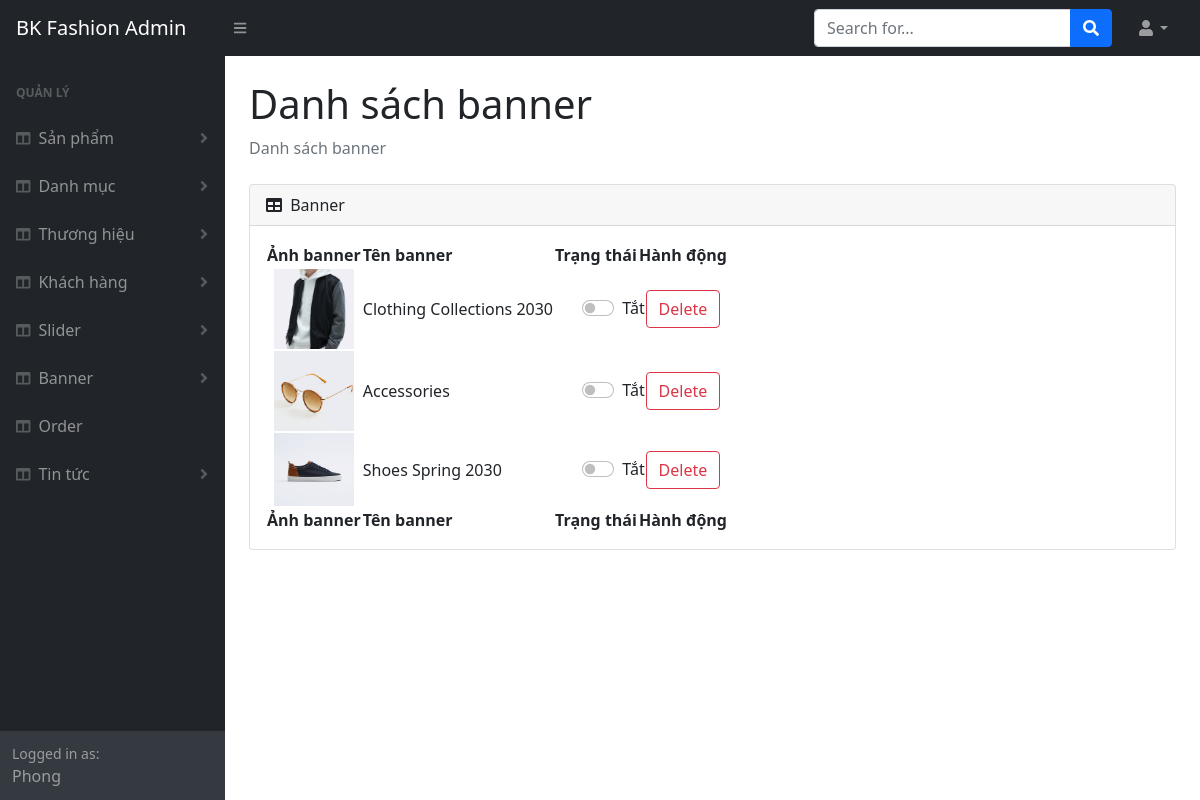
Page /admin/banner-list.php (signed in) on the earlier database version.
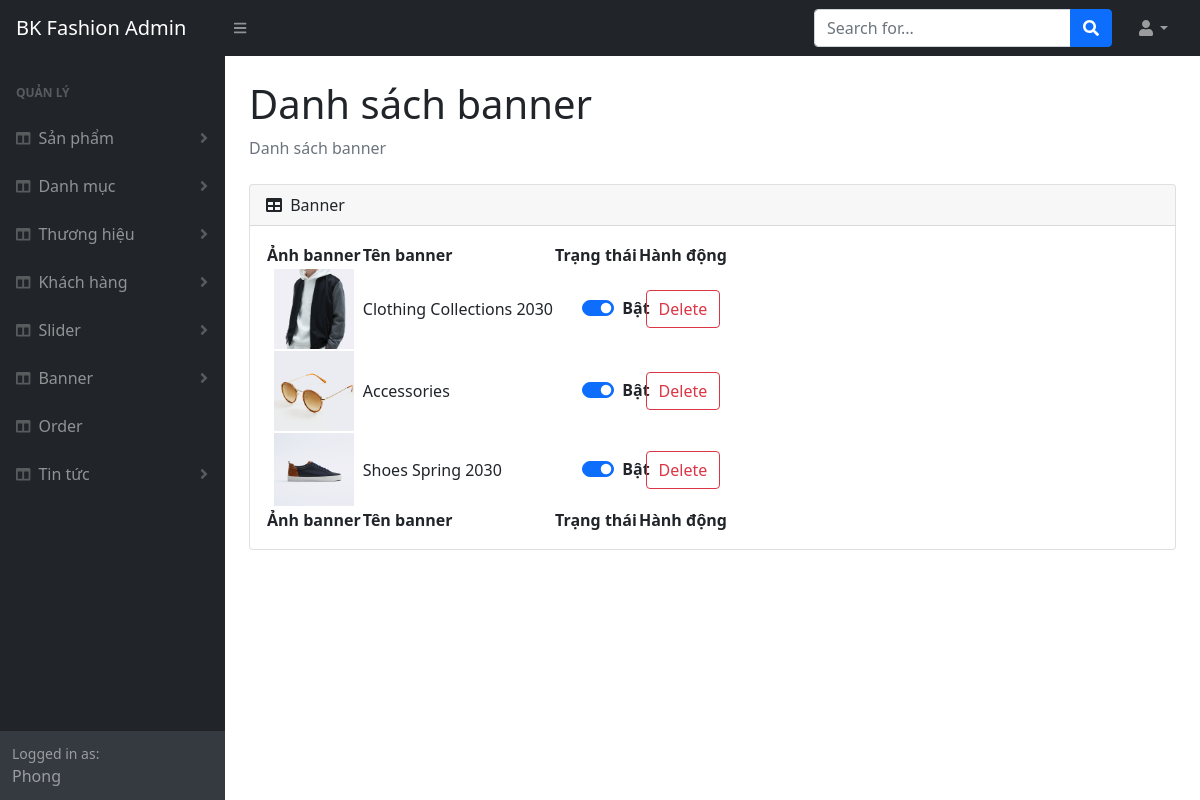
Same page on the later database version.
### tables this page shows
CREATE TABLE `tbl_banner` (
  `bannerId` int(11) NOT NULL,
  `bannerName` varchar(255) NOT NULL,
  `bannerImage` varchar(255) NOT NULL,
  `status` int(11) NOT NULL
);

### lib/session.php (called while the page is built, shortened)
<?php
class Session{
 public static function get($key){
    if (isset($_SESSION[$key])) {
     return $_SESSION[$key];
    } else {
     return false;
    }
 }
}
?>

### lib/database.php (called while the page is built, shortened)
<?php
Class Database{
   public $host   = DB_HOST;
   public $user   = DB_USER;
   public $pass   = DB_PASS;
   public $dbname = DB_NAME;
   public $link;
private function connectDB(){
   $this->link = new mysqli($this->host, $this->user, $this->pass,
    $this->dbname);
   mysqli_set_charset($this->link,"utf8");
 }
public function select($query){
  $result = $this->link->query($query) or
   die($this->link->error.__LINE__);
  if($result->num_rows > 0){
    return $result;
  } else {
    return false;
  }
 }
}

### classes/banner.php (called while the page is built, shortened)
<?php
	$filepath = realpath(dirname(__FILE__));
	include_once ($filepath.'/../lib/database.php');
class Banner
{
    private $db;
	public function __construct()
	{
		$this->db = new Database();
	}
    public function show_banners()
    {
        $query = "SELECT * FROM `tbl_banner` ORDER BY bannerId DESC;";
        return $this->db->select($query);
    }
}

### admin/banner-list.php (the view, shortened to what this page needs)
<?php include 'inc_admin/header.php' ?>
<?php include 'inc_admin/sidebar.php' ?>
<?php include '../classes/banner.php';
    $banner = new Banner();
	$list_banner = $banner->show_banners();
?>
<div id="layoutSidenav_content">
    <main>
        <div class="container-fluid px-4">
            <h1 class="mt-4">Danh sách banner</h1>
            <ol class="breadcrumb mb-4">
                <li class="breadcrumb-item active">Danh sách banner</li>
            </ol>
            <div class="card mb-4">
                <div class="card-header">
                    <i class="fas fa-table me-1"></i>
                    Banner
                </div>
                <div class="card-body">
                    <table id="datatablesSimple">
                        <thead>
                            <tr>
                                <th>Ảnh banner</th>
                                <th>Tên banner</th>
                                <th>Trạng thái</th>
                                <th>Hành động</th>
                            </tr>
                        </thead>
                        <tfoot>
                            <tr>
                                <th>Ảnh banner</th>
                                <th>Tên banner</th>
                                <th>Trạng thái</th>
                                <th>Hành động</th>
                            </tr>
                        </tfoot>
                        <tbody>
                            <?php
                                if ($list_banner != false)
                                {
                                    while($row = $list_banner->fetch_assoc())
                                    {
                                        echo '
                                        <tr>
                                            <td class="text-center"><img src="../img/banner/'.$row["bannerImage"].'" alt="'.$row["bannerImage"].'" width = 80px"></td>
                                            <td>'.$row["bannerName"].'</td>
                                            <td>
                                                <div class="form-check form-switch offset-sm-4">';
                                                if ($row["status"]){
                                                    echo '<input class="form-check-input" type="checkbox" role="switch" id="mode'.$row["bannerId"].'" name="status" checked onchange="switchChange('.$row["bannerId"].', this.checked)">
                                                    <label class="form-check-label fw-bold" for="mode'.$row["bannerId"].'" id="labelswitch'.$row["bannerId"].'">Bật</label>';
                                                }
                                                else echo '<input class="form-check-input" type="checkbox" role="switch" id="mode'.$row["bannerId"].'" name="status" onchange="switchChange('.$row["bannerId"].', this.checked)">
                                                    <label class="form-check-label" for="mode'.$row["bannerId"].'" id="labelswitch'.$row["bannerId"].'">Tắt</label>';
                                        echo '
                                                </div>
                                            </td>
                                            <td class="text-center">
                                                <button class="btn btn-outline-danger my-1" onclick="openDeleteConfirm(()=>{location.assign(\'?deleteId='.$row["bannerId"].'\')});">Delete</button>
                                            </td>
                                        </tr>';
                                    }
                                }
                            ?>
                        </tbody>
                    </table>
                </div>
            </div>
        </div>
    </main>
</div>
<?php include 'inc_admin/footer.php' ?>

### admin/inc_admin/header.php (shortened to what this page needs)
<?php
    include '../lib/session.php';
?>
<!DOCTYPE html>
<html lang="en">
    <head>
        <link href="https://cdn.jsdelivr.net/npm/simple-datatables@latest/dist/style.css" rel="stylesheet" />
        <link href="css/styles.css" rel="stylesheet" />
        <link rel="stylesheet" href="css/popup.css">
    </head>
    <body class="sb-nav-fixed">
        <nav class="sb-topnav navbar navbar-expand navbar-dark bg-dark">
            <a class="navbar-brand ps-3" href="index.php">BK Fashion Admin</a>
            <button class="btn btn-link btn-sm order-1 order-lg-0 me-4 me-lg-0" id="sidebarToggle" href="#!"><i class="fas fa-bars"></i></button>
            <form class="d-none d-md-inline-block form-inline ms-auto me-0 me-md-3 my-2 my-md-0">
                <div class="input-group">
                    <input class="form-control" type="text" placeholder="Search for..." aria-label="Search for..." aria-describedby="btnNavbarSearch" />
                    <button class="btn btn-primary" id="btnNavbarSearch" type="button"><i class="fas fa-search"></i></button>
                </div>
            </form>
            <ul class="navbar-nav ms-auto ms-md-0 me-3 me-lg-4">
                <li class="nav-item dropdown">
                    <a class="nav-link dropdown-toggle" id="navbarDropdown" href="#" role="button" data-bs-toggle="dropdown" aria-expanded="false"><i class="fas fa-user fa-fw"></i></a>
                </li>
            </ul>
        </nav>

### admin/inc_admin/sidebar.php (shortened to what this page needs)
<div id="layoutSidenav">
 <div id="layoutSidenav_nav">
                <nav class="sb-sidenav accordion sb-sidenav-dark" id="sidenavAccordion">
                    <div class="sb-sidenav-menu">
                        <div class="nav">
                            <div class="sb-sidenav-menu-heading">Quản lý</div>
                            <a class="nav-link collapsed" href="#" data-bs-toggle="collapse" data-bs-target="#collapseLayouts" aria-expanded="false" aria-controls="collapseLayouts">
                                <div class="sb-nav-link-icon"><i class="fas fa-columns"></i></div>
                                Sản phẩm
                                <div class="sb-sidenav-collapse-arrow"><i class="fas fa-angle-down"></i></div>
                            </a>
                             <a class="nav-link collapsed" href="#" data-bs-toggle="collapse" data-bs-target="#collapseLayouts2" aria-expanded="false" aria-controls="collapseLayouts">
                                <div class="sb-nav-link-icon"><i class="fas fa-columns"></i></div>
                                Danh mục
                                <div class="sb-sidenav-collapse-arrow"><i class="fas fa-angle-down"></i></div>
                            </a>
                             <a class="nav-link collapsed" href="#" data-bs-toggle="collapse" data-bs-target="#collapseLayouts3" aria-expanded="false" aria-controls="collapseLayouts">
                                <div class="sb-nav-link-icon"><i class="fas fa-columns"></i></div>
                                Thương hiệu
                                <div class="sb-sidenav-collapse-arrow"><i class="fas fa-angle-down"></i></div>
                            </a>
                            <a class="nav-link collapsed" href="#" data-bs-toggle="collapse" data-bs-target="#collapseLayouts4" aria-expanded="false" aria-controls="collapseLayouts">
                                <div class="sb-nav-link-icon"><i class="fas fa-columns"></i></div>
                                Khách hàng
                            <div class="sb-sidenav-collapse-arrow"><i class="fas fa-angle-down"></i></div>
                            </a>
                            <a class="nav-link collapsed" href="#" data-bs-toggle="collapse" data-bs-target="#collapseLayouts5" aria-expanded="false" aria-controls="collapseLayouts">
                                <div class="sb-nav-link-icon"><i class="fas fa-columns"></i></div>
                                Slider
                            <div class="sb-sidenav-collapse-arrow"><i class="fas fa-angle-down"></i></div>
                            </a>
                            <a class="nav-link collapsed" href="#" data-bs-toggle="collapse" data-bs-target="#collapseLayouts7" aria-expanded="false" aria-controls="collapseLayouts">
                                <div class="sb-nav-link-icon"><i class="fas fa-columns"></i></div>
                                Banner
                            <div class="sb-sidenav-collapse-arrow"><i class="fas fa-angle-down"></i></div>
                            </a>
                            <a class="nav-link collapsed" href="#" data-bs-toggle="collapse" data-bs-target="#collapseLayouts61" aria-expanded="false" aria-controls="collapseLayouts">
                                <div class="sb-nav-link-icon"><i class="fas fa-columns"></i></div>
                                Order
                            </a>
                            <a class="nav-link collapsed" href="#" data-bs-toggle="collapse" data-bs-target="#collapseLayouts8" aria-expanded="false" aria-controls="collapseLayouts">
                                <div class="sb-nav-link-icon"><i class="fas fa-columns"></i></div>
                                Tin tức
                            <div class="sb-sidenav-collapse-arrow"><i class="fas fa-angle-down"></i></div>
                            </a>
                        </div>
                    </div>
                    <div class="sb-sidenav-footer">
                        <div class="small">Logged in as:</div>
                        <?php echo Session::get('user_name'); ?>
                    </div>
                </nav>
            </div>

### admin/inc_admin/footer.php (shortened to what this page needs)
</div>
    </body>
</html>

Differences in the rows shown:
changed tbl_banner "Clothing Collections 2030": status "☐" → "☑"; status "Tắt" → "Bật"
changed tbl_banner "Accessories": status "☐" → "☑"; status "Tắt" → "Bật"
changed tbl_banner "Shoes Spring 2030": status "☐" → "☑"; status "Tắt" → "Bật"
